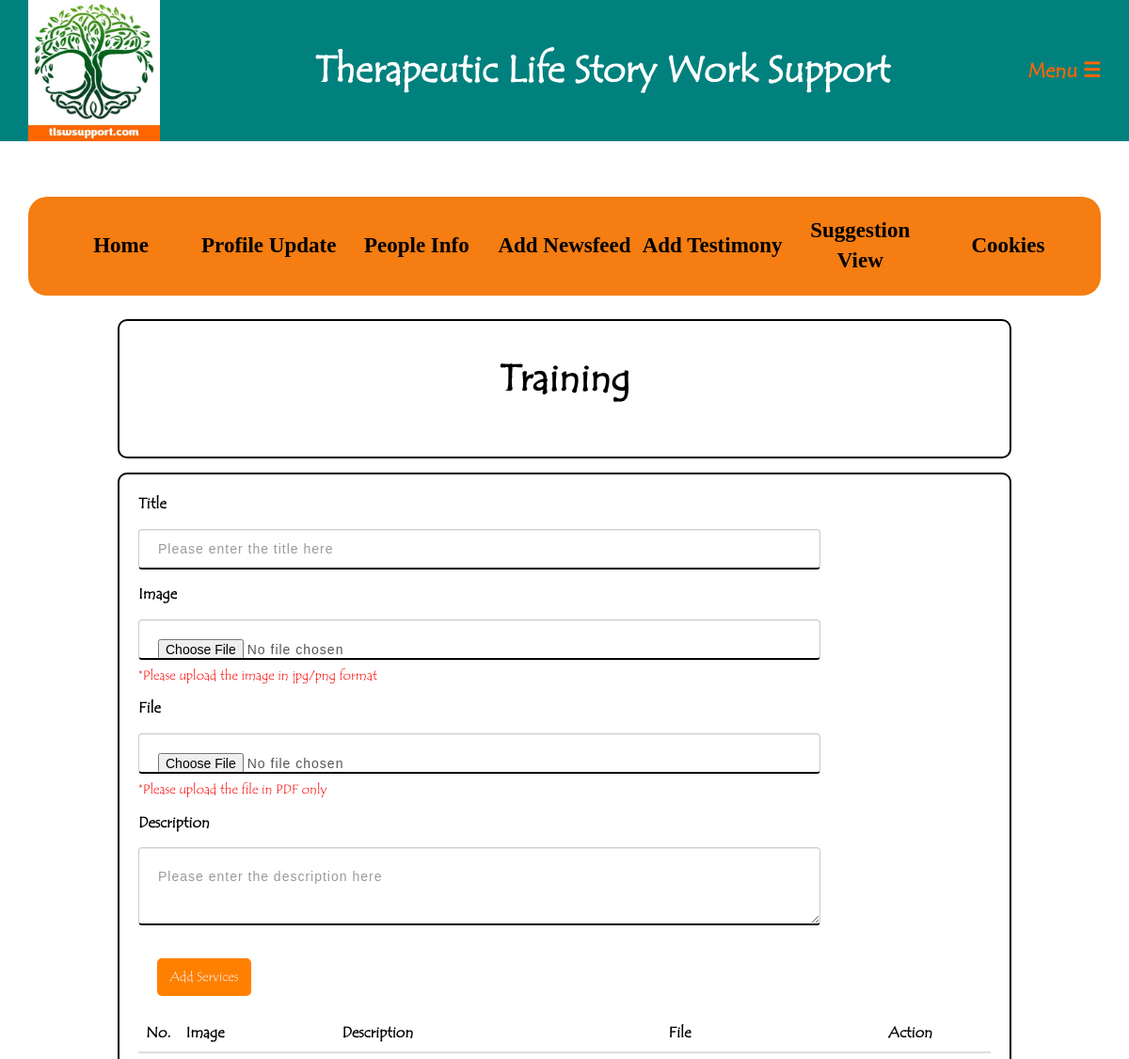
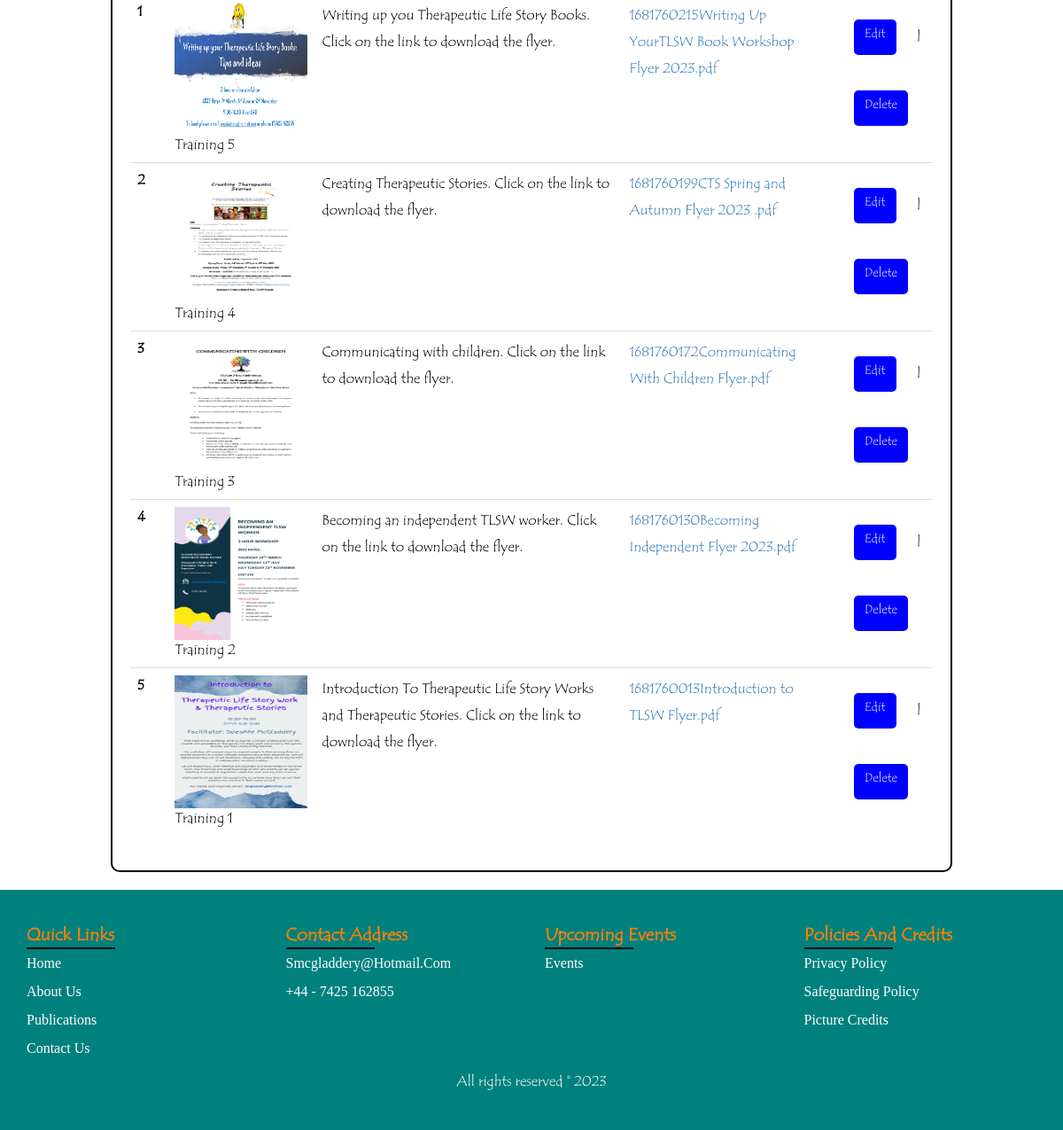
The page /add_services_offered.php (signed in) on the database its author committed (2 pictures, top to bottom).
### tables this page shows
CREATE TABLE IF NOT EXISTS `services` (
  `id` int(11) NOT NULL,
  `name` varchar(250) DEFAULT NULL,
  `image` varchar(250) DEFAULT NULL,
  `description` text,
  `file` varchar(255) DEFAULT NULL
);

### add_services_offered.php (the view, shortened to what this page needs)
<?php
include("includes/header.php");
?>
<section class="page_nav">
  <div class="container">
    <div class="row">
      <div class="col-md-12">
        <ul>
          <li>
            <a href="./contentchange.php">Home</a>
          </li>
          <li>
            <a href="./profileimg.php">Profile Update</a>
          </li>
          <li>
            <a href="./patient_info.php">People Info</a>
          </li>
          <li>
            <a href="./newsfeed.php"><b>Add Newsfeed</b></a>
          </li>
          <li>
            <a href="./testimony.php">Add Testimony</a>
          </li>
          <li>
            <a href="./suggestionsview.php"><b>Suggestion View</b></a>
          </li>
          <li>
            <a href="./cookies.php"><b>Cookies</b></a>
          </li>
        </ul>
      </div>
    </div>
  </div>
</section>
<section class="banner">
  <div class="service_main">
    <div class="row">
      <div class="col-md-12">
        <h2>Training</h2>
      </div>
    </div>
  </div>
</section>
<section>
  <div class="service_main">
    <div class="row">
      <div class="col-md-12">
        <div class="contact_form">
          <form method="post" enctype="multipart/form-data">
            <div class="form-group">
              <label for="name">Title</label>
              <input type="text" name="name" id="name" class="form-control" placeholder="Please enter the title here" vaule="<?php echo ($services_data['name'] != "") ? trim($services_data['name']) : ""; ?>" requried>
            </div>
            <div class="form-group">
              <label for="image">Image</label>
              <input type="file" name="image" placeholder="Please the select the image in jpg/png" id="image" accept="image/*" class="form-control">
              <h5 style="color: red;">*Please upload the image in jpg/png format</h5>
            </div>
            <div class="form-group">
              <label for="file">File</label>
              <input type="file" name="file" id="file" placeholder="Please select the file in only PDF" accept=".pdf" class="form-control">
              <h5 style="color: red;">*Please upload the file in PDF only</h5>
            </div>
            <div class="form-group">
              <label for="message">Description</label>
              <textarea name="message" id="message" class="form-control" placeholder="Please enter the description here" value="<?php echo ($services_data['description'] != "") ? trim($services_data['description']) : ""; ?>" requried></textarea>
            </div>
            <?php
            if (!empty($services_data['id'])) {
            ?>
              <button class="loginbtn" name="update-services" value="add-services">Update Services</button>
            <?php } else { ?>
              <button class="loginbtn" name="add-services" value="add-services">Add Services</button>
            <?php } ?>
          </form>
        </div>
      </div>
    </div>
    <div class="row">
      <div class="col-md-12">
        <div class="table-responsive">
          <table class="table align-items-center table-flush">
            <thead class="thead-light">
              <tr>
                <th scope="col">No.</th>
                <th scope="col">Image</th>
                <th scope="col">Description</th>
                <th scope="col">File</th>
                <th>Action</th>
              </tr>
            </thead>
            <tbody>
              <?php
              $sql = " SELECT services.* FROM services ORDER BY `services`.`id` DESC ";
              $result = $conn->query($sql);
              if ($result->num_rows > 0) {
                $i = 1;
                while ($row = $result->fetch_assoc()) {
              ?>
                  <tr>
                    <th scope="row">
                      <?= $i; ?>
                    </th>
                    <td>
                      <div class="media align-items-center">
                        <img alt="Image placeholder" src="./uploads/services/<?= $row["image"]; ?>" class="news_img">
                        <div class="media-body">
                          <span class="name mb-0 text-sm">
                            <?= $row["name"]; ?>
                          </span>
                        </div>
                      </div>
                    </td>
                    <td style="width:70%;">
                      <p>
                        <?= $row["description"]; ?>
                      </p>
                    </td>
                    <td style="width:100%;">
                      <p>
                        <a href="./uploads/services/<?= $row["file"]; ?>" download><?= $row["file"]; ?></a>
                      </p>
                    <td>
                      <a href="add_services_offered.php?edit=<?= $row["id"]; ?>" class="btn" style="color:whitesmoke; text-decoration:none;"> Edit </a> | <a href="add_services_offered.php?id=<?= $row["id"]; ?>" class="btn" style="color:whitesmoke; text-decoration:none;"> Delete </a>
                    </td>
                  </tr>
              <?php
                  $i++;
                }
              } else {
                echo "<tr><td colspan='3'>No results</td></tr>";
              }
              ?>
            </tbody>
          </table>
        </div>
      </div>
    </div>
  </div>
</section>
<?php
include("includes/footer.php");
?>

### main_style.css (style rules this page uses)
.banner h2 { font-family: "Tempus Sans ITC"; text-align: center; font-weight: 700; font-size: 250%; margin-bottom: 40px; }
* { padding: 0; margin: 0; box-sizing: border-box; }
body { font-family: "Tempus Sans ITC"; color: black; font-size: 16px; }
p { font-size: 16px; line-height: 30px; }
h2 { font-family: "Tempus Sans ITC"; font-weight: 700; }
.news_img { width: 150px; height: 150px; }
ul { font-family: "Calibri"; list-style: none; }
.form-control { width: 80%; height: 35px; padding: 20px; background: transparent; border-bottom: 2px solid black; border-radius: 4px; letter-spacing: 1px; margin-top: 10px; font-family: sans-serif; }
::placeholder { color: #fff; font-family: Arial; }
.loginbtn { width: 100px; height: 40px; color: whitesmoke; margin: 20px; border: none; border-radius: 5px; font-size: 14px; cursor: pointer; background-color: #ff8000; transition: 0.4s ease; }
.btn { width: 115x; height: 40px; color: whitesmoke; margin: 20px; border: none; border-radius: 5px; font-size: 14px; cursor: pointer; background-color: blue; transition: 0.4s ease; }
.service_main, .newsfeed_main, .testimony_main, .cookies_main, .patient_info_main { width: 950px; height: auto; border: 2px solid black; border-radius: 10px; margin-top: 15px; margin-left: auto; margin-right: auto; padding: 20px; }

### assets/style-tool.css (style rules this page uses)
body { position: relative; }

### add_services_offered.php (style rules this page uses)
section.page_nav ul li { width: 25%; text-align: center; transition: all 0.8s ease; }
section.page_nav ul li a { color: #000; font-size: 23px; font-weight: 600; transition: all 0.8s ease; text-decoration: none; }
section.page_nav { margin: 40px 0 0; }
section.page_nav ul { background: #f57d11; color: #000; display: flex; justify-content: center; align-items: center; padding: 20px; border-radius: 20px; }

### rows shown on the page
services: image (picture), name "Training 5", description "Writing up you Therapeutic Life Story Books. Click on the link to download the flyer.", file "1681760215Writing Up YourTLSW Book Workshop Flyer 2023.pdf"
services: image (picture), name "Training 4", description "Creating Therapeutic Stories. Click on the link to download the flyer.", file "1681760199CTS Spring and Autumn Flyer 2023 .pdf"
services: image (picture), name "Training 3", description "Communicating with children. Click on the link to download the flyer.", file "1681760172Communicating With Children Flyer.pdf"
services: image (picture), name "Training 2", description "Becoming an independent TLSW worker. Click on the link to download the flyer.", file "1681760130Becoming Independent Flyer 2023.pdf"
services: image (picture), name "Training 1", description "Introduction To Therapeutic Life Story Works and Therapeutic Stories. Click on the link to download the flyer.", file "1681760013Introduction to TLSW Flyer.pdf"
